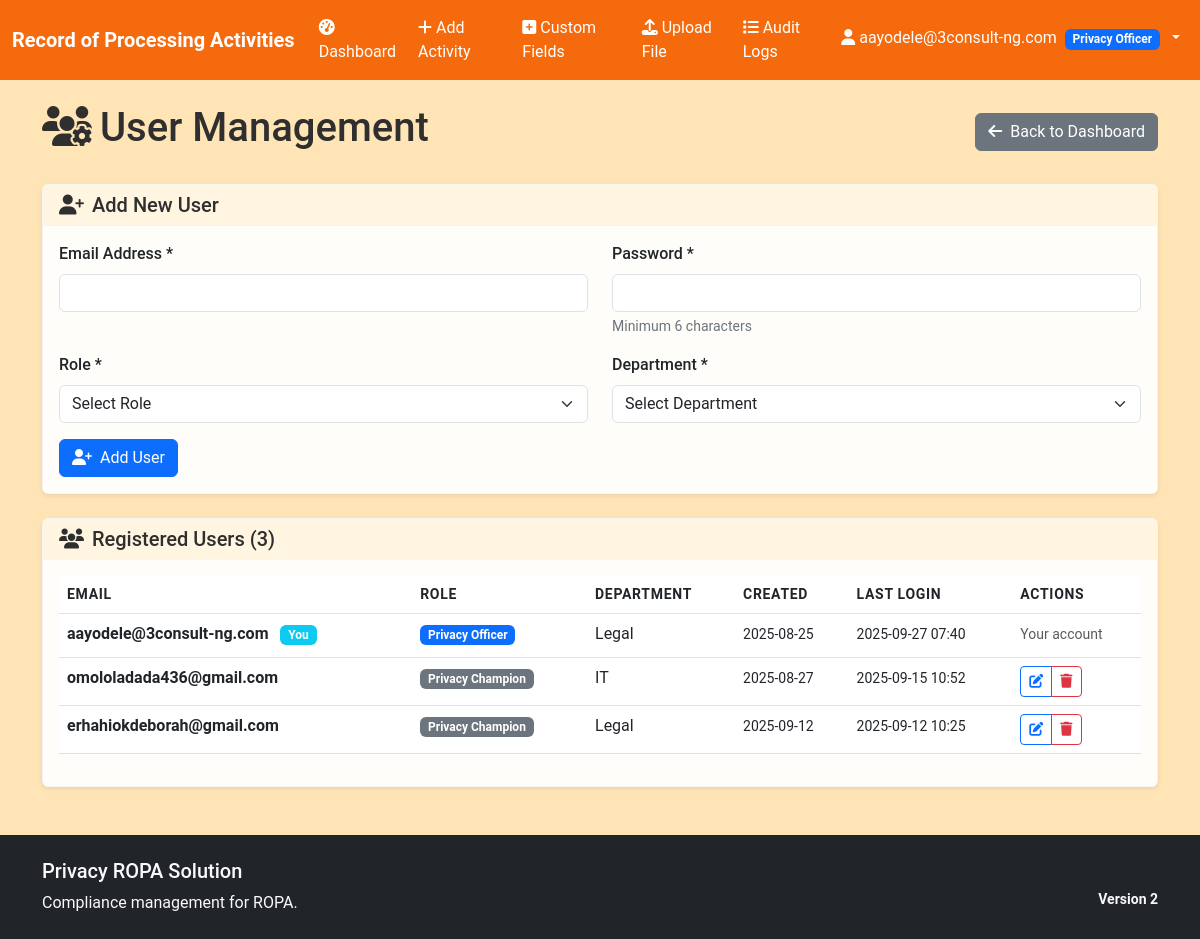
Page /user-management (signed in) on the earlier database version.
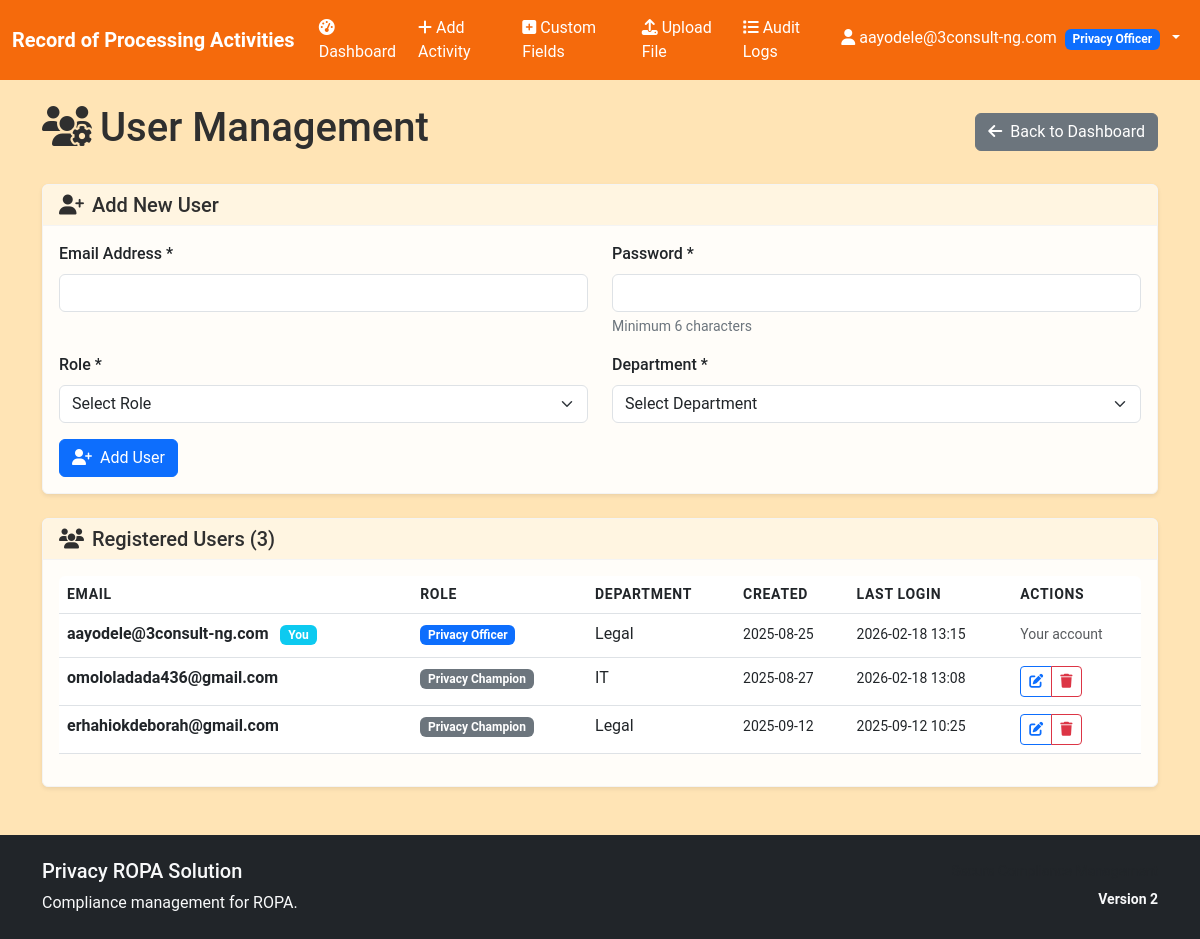
Same page on the later database version.
### models.py (models this page shows)
class User(UserMixin, db.Model):
    __tablename__ = 'users'
    id = db.Column(Integer, primary_key=True)
    email = db.Column(String(120), unique=True, nullable=False)
    password_hash = db.Column(String(256), nullable=False)
    role = db.Column(String(50), nullable=False, default='Privacy Champion')
    department = db.Column(String(100))
    created_at = db.Column(DateTime, default=datetime.utcnow)
    last_login = db.Column(DateTime)
    reset_token = db.Column(String(256), nullable=True)
    reset_token_expires = db.Column(DateTime, nullable=True)
    ropa_records = db.relationship('ROPARecord', foreign_keys='ROPARecord.created_by', backref='creator', lazy=True)

### app.py (the view)
@app.route('/user-management')
@login_required
def user_management():
    if current_user.role != 'Privacy Officer':
        abort(403)
    users = models.User.query.all()
    return render_template('user_management.html', users=users)

### app.py (called while the page is built)
@login_manager.user_loader
def load_user(user_id):
    return models.User.query.get(int(user_id))

### templates/user_management.html (shortened to what the changed rows need)
{% extends "base.html" %}
{% block content %}
<div class="d-flex justify-content-between align-items-center mb-4">
    <h1><i class="fas fa-users-cog me-2"></i>User Management</h1>
</div>
<div class="card">
    <div class="card-body">
        {% if users %}
            <div class="table-responsive">
                <table class="table table-hover">
                    <thead>
                        <tr>
                            <th>Email</th>
                            <th>Role</th>
                            <th>Department</th>
                            <th>Created</th>
                            <th>Last Login</th>
                            <th>Actions</th>
                        </tr>
                    </thead>
                    <tbody>
                        {% for user in users %}
                        <tr>
                            <td>
                                <strong>{{ user.email }}</strong>
                                {% if user.id == current_user.id %}
                                    <span class="badge bg-info ms-2">You</span>
                                {% endif %}
                            </td>
                            <td>
                                <span class="badge bg-{% if user.role == 'Privacy Officer' %}primary{% else %}secondary{% endif %}">
                                    {{ user.role }}
                                </span>
                            </td>
                            <td>{{ user.department or 'N/A' }}</td>
                            <td>
                                <small>{{ user.created_at.strftime('%Y-%m-%d') if user.created_at else 'N/A' }}</small>
                            </td>
                            <td>
                                <small>{{ user.last_login.strftime('%Y-%m-%d %H:%M') if user.last_login else 'Never' }}</small>
                            </td>
                            <td>
                                {% if user.id != current_user.id %}
                                <div class="btn-group btn-group-sm" role="group">
                                    <button type="button" class="btn btn-outline-primary"
                                            onclick="editUser({{ user.id }}, '{{ user.email }}', '{{ user.role }}', '{{ user.department }}')">
                                        <i class="fas fa-edit"></i>
                                    </button>
                                    <button type="button" class="btn btn-outline-danger"
                                            onclick="deleteUser({{ user.id }}, '{{ user.email }}')">
                                        <i class="fas fa-trash"></i>
                                    </button>
                                </div>
                                {% else %}
                                <small class="text-muted">Your account</small>
                                {% endif %}
                            </td>
                        </tr>
                        {% endfor %}
                    </tbody>
                </table>
            </div>
        {% else %}
            <div class="text-center py-4">
                <i class="fas fa-users fa-3x text-muted mb-3"></i>
                <h5>No Users Found</h5>
                <p class="text-muted">Add the first user to get started.</p>
            </div>
        {% endif %}
    </div>
</div>
{% endblock %}

### templates/base.html (shortened to what this page needs)
<!DOCTYPE html>
<html lang="en" data-bs-theme="light">
<head>
    <link href="https://cdn.jsdelivr.net/npm/bootstrap@5.3.0/dist/css/bootstrap.min.css" rel="stylesheet">
    <link href="https://cdnjs.cloudflare.com/ajax/libs/font-awesome/6.4.0/css/all.min.css" rel="stylesheet">
    <link href="{{ url_for('static', filename='css/custom.css') }}" rel="stylesheet">
</head>
<body>
    <nav class="navbar navbar-expand-lg navbar-dark bg-primary">
        <div class="container-fluid">
            <a class="navbar-brand fw-bold" href="{{ url_for('index') }}">
                Record of Processing Activities
            </a>
            {% if current_user.is_authenticated %}
            <div class="collapse navbar-collapse" id="navbarNav">
                <ul class="navbar-nav me-auto">
                    <li class="nav-item">
                        <a class="nav-link" href="{{ url_for('index') }}">
                            <i class="fas fa-tachometer-alt me-1"></i>Dashboard
                        </a>
                    </li>
                    <li class="nav-item">
                        <a class="nav-link" href="{{ url_for('add_activity') }}">
                            <i class="fas fa-plus me-1"></i>Add Activity
                        </a>
                    </li>
                    <li class="nav-item">
                        <a class="nav-link" href="{{ url_for('custom_tabs') }}">
                            <i class="fas fa-plus-square me-1"></i>Custom Fields
                        </a>
                    </li>
                    {% if current_user.role == 'Privacy Officer' %}
                    <li class="nav-item">
                        <a class="nav-link" href="{{ url_for('upload_file') }}">
                            <i class="fas fa-upload me-1"></i>Upload File
                        </a>
                    </li>
                    <li class="nav-item">
                        <a class="nav-link" href="{{ url_for('audit_logs') }}">
                            <i class="fas fa-list me-1"></i>Audit Logs
                        </a>
                    </li>
                    {% endif %}
                </ul>
                <ul class="navbar-nav">
                    <li class="nav-item dropdown">
                        <a class="nav-link dropdown-toggle" href="#" role="button" data-bs-toggle="dropdown">
                            <i class="fas fa-user me-1"></i>{{ current_user.email }}
                            <span class="badge bg-primary ms-1">{{ current_user.role }}</span>
                        </a>
                    </li>
                </ul>
            </div>
            {% endif %}
        </div>
    </nav>
    <main class="container my-4">
        {% block content %}{% endblock %}
    </main>
    <footer class="bg-dark text-light py-4 mt-5">
        <div class="container">
            <div class="row">
                <div class="col-md-6">
                    <h5>
                        Privacy ROPA Solution
                    </h5>
                    <p class="mb-0">Compliance management for ROPA.</p>
                </div>
                <div class="col-md-6 text-md-end">
                    <p class="mb-0">
                        <small class="text-muted">
                        </small>
                    </p>
                    <p class="mb-0 mt-1">
                        <small class="text-light fw-bold">
                            Version 2
                        </small>
                    </p>
                </div>
            </div>
        </div>
    </footer>
</body>
</html>

Differences in the rows shown:
changed User "aayodele@3consult-ng.com": last_login "2025-09-27 07:40" → "2026-02-18 13:15"
changed User "omololadada436@gmail.com": last_login "2025-09-15 10:52" → "2026-02-18 13:08"
